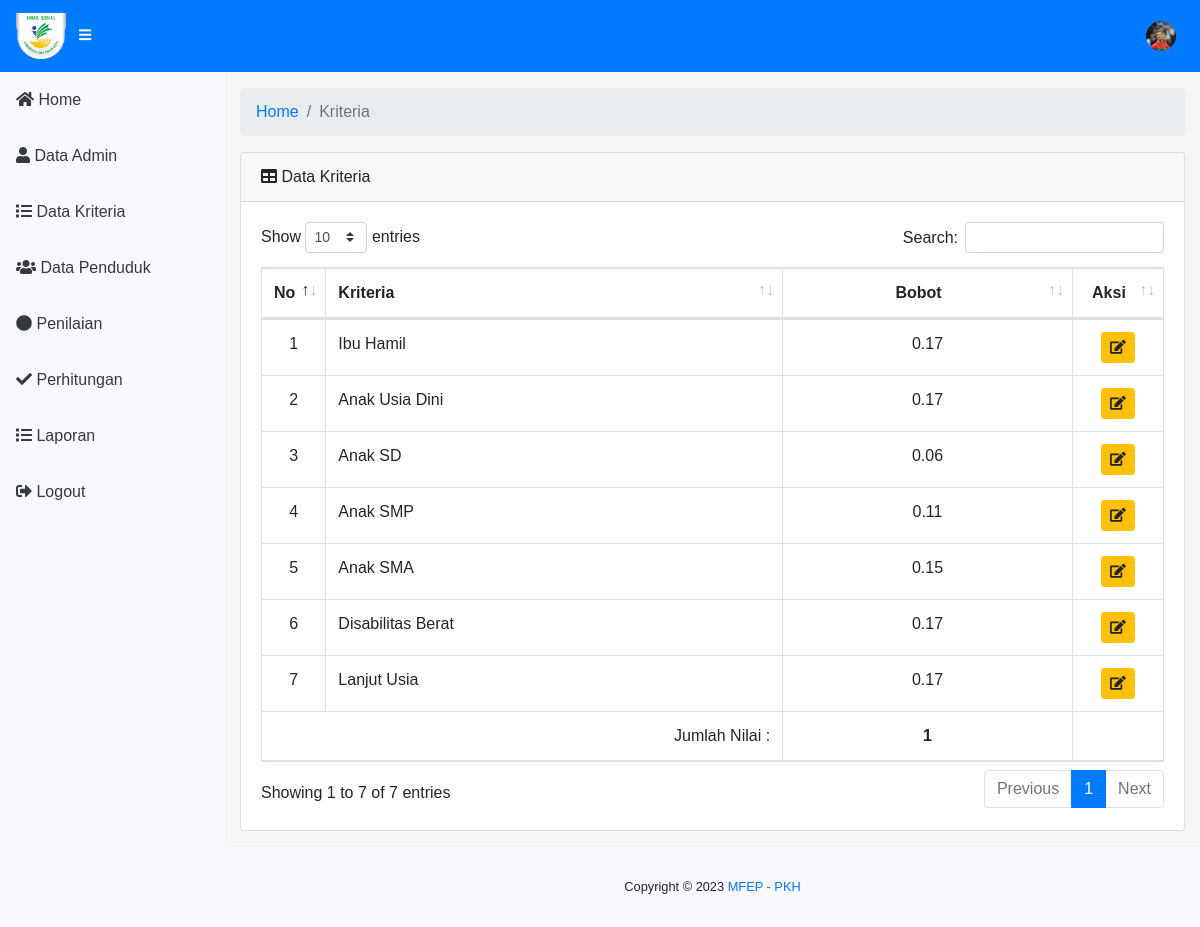
The page /index.php?page=pages/kriteria/index (signed in) on the database its author committed.
### tables this page shows
CREATE TABLE `tbl_kriteria` (
  `kriteria_id` int(11) NOT NULL,
  `kriteria_nama` varchar(100) NOT NULL,
  `kriteria_bobot` decimal(10,2) NOT NULL
);

### model/conn.php (called while the page is built, shortened)
<?php
$koneksi = new mysqli('localhost', 'root', '', 'mfep_pkh');
class conn
{
    function ambilData($query)
    {
        global $koneksi;
        $ambil = mysqli_query($koneksi, $query);
        $hasil = [];
        while ($pecah = mysqli_fetch_assoc($ambil)) {
            $hasil[] = $pecah;
        }
        return $hasil;
    }
}

### model/Db.php (called while the page is built, shortened)
<?php
include 'conn.php';
class Db extends conn
{
    public function tampilDataKriteria()
    {
        $query = $this->ambilData("SELECT * FROM tbl_kriteria");
        return $query;
    }
}

### pages/kriteria/index.php (the view, shortened to what this page needs)
<div class="container-fluid">
    <ol class="breadcrumb">
        <li class="breadcrumb-item">
            <a href="index.php">Home</a>
        </li>
        <li class="breadcrumb-item active">Kriteria</li>
    </ol>
    <div class="card mb-3">
        <div class="card-header">
            <i class="fas fa-table"></i>
            Data Kriteria
        </div>
        <div class="card-body">
            <div class="table-responsive">
                <table class="table table-bordered" id="dataTable" width="100%" cellspacing="0">
                    <thead>
                        <tr>
                            <th width="5%" class="text-center">No</th>
                            <th>Kriteria</th>
                            <th class="text-center">Bobot</th>
                            <th width="10%" class="text-center">Aksi</th>
                        </tr>
                    </thead>
                    <tbody>
                        <?php
                        $datakriteria = $db->tampilDataKriteria();
                        foreach ($datakriteria as $no => $pecah) :
                            @$jumlah +=  $pecah['kriteria_bobot'];
                        ?>
                            <tr>
                                <td style="text-align: center;"><?= ++$no ?></td>
                                <td><?= $pecah['kriteria_nama'] ?></td>
                                <td style="text-align: center;"><?= $pecah['kriteria_bobot'] ?></td>
                                <td class="text-center">
                                    <button type="button" onclick="tampilModal('<?= $pecah['kriteria_id'] ?>')" class="btn btn-warning btn-sm btn-rounded"><i class="fa fa-edit"></i></button>
                                </td>
                            </tr>
                        <?php endforeach ?>
                    </tbody>
                    <tfoot>
                        <tr>
                            <td class="text-right" colspan="2">Jumlah Nilai :</td>
                            <td class="text-center"> <strong><?= $jumlah ?></strong> </td>
                            <td></td>
                        </tr>
                    </tfoot>
                </table>
            </div>
        </div>
    </div>
</div>

### assets/css/login.css (style rules this page uses)
body { font-family: "Karla", sans-serif; background-color: #d0d0ce; min-height: 100vh; }

### rows shown on the page
tbl_kriteria: kriteria_nama "Ibu Hamil", kriteria_bobot "0.17"
tbl_kriteria: kriteria_nama "Anak Usia Dini", kriteria_bobot "0.17"
tbl_kriteria: kriteria_nama "Anak SD", kriteria_bobot "0.06"
tbl_kriteria: kriteria_nama "Anak SMP", kriteria_bobot "0.11"
tbl_kriteria: kriteria_nama "Anak SMA", kriteria_bobot "0.15"
tbl_kriteria: kriteria_nama "Disabilitas Berat", kriteria_bobot "0.17"
tbl_kriteria: kriteria_nama "Lanjut Usia", kriteria_bobot "0.17"

### other values the page prints
$jumlah "1"
